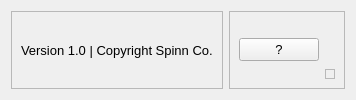
     <widget class="QFrame" name="footer_frame">
      <property name="frameShape">
       <enum>QFrame::NoFrame</enum>
      </property>
      <property name="frameShadow">
       <enum>QFrame::Raised</enum>
      </property>
      <layout class="QHBoxLayout" name="horizontalLayout_5">
       <item>
        <widget class="QFrame" name="footLeft_frame">
         <property name="frameShape">
          <enum>QFrame::StyledPanel</enum>
         </property>
         <property name="frameShadow">
          <enum>QFrame::Raised</enum>
         </property>
         <layout class="QHBoxLayout" name="horizontalLayout_6">
          <item alignment="Qt::AlignLeft">
           <widget class="QLabel" name="footerVersion_lbl">
            <property name="font">
             <font>
              <pointsize>10</pointsize>
             </font>
            </property>
            <property name="text">
             <string>Version 1.0 | Copyright Spinn Co.</string>
            </property>
           </widget>
          </item>
         </layout>
        </widget>
       </item>
       <item>
        <widget class="QFrame" name="footerRight_frame">
         <property name="frameShape">
          <enum>QFrame::StyledPanel</enum>
         </property>
         <property name="frameShadow">
          <enum>QFrame::Raised</enum>
         </property>
         <layout class="QHBoxLayout" name="horizontalLayout_7">
          <item alignment="Qt::AlignRight">
           <widget class="QPushButton" name="footerHelp_btn">
            <property name="font">
             <font>
              <pointsize>10</pointsize>
             </font>
            </property>
            <property name="text">
             <string>?</string>
            </property>
           </widget>
          </item>
          <item alignment="Qt::AlignBottom">
           <widget class="QFrame" name="sizeGrip_frame">
            <property name="minimumSize">
             <size>
              <width>10</width>
              <height>10</height>
             </size>
            </property>
            <property name="maximumSize">
             <size>
              <width>10</width>
              <height>10</height>
             </size>
            </property>
            <property name="frameShape">
             <enum>QFrame::StyledPanel</enum>
            </property>
            <property name="frameShadow">
             <enum>QFrame::Raised</enum>
            </property>
           </widget>
          </item>
         </layout>
        </widget>
       </item>
      </layout>
     </widget>
